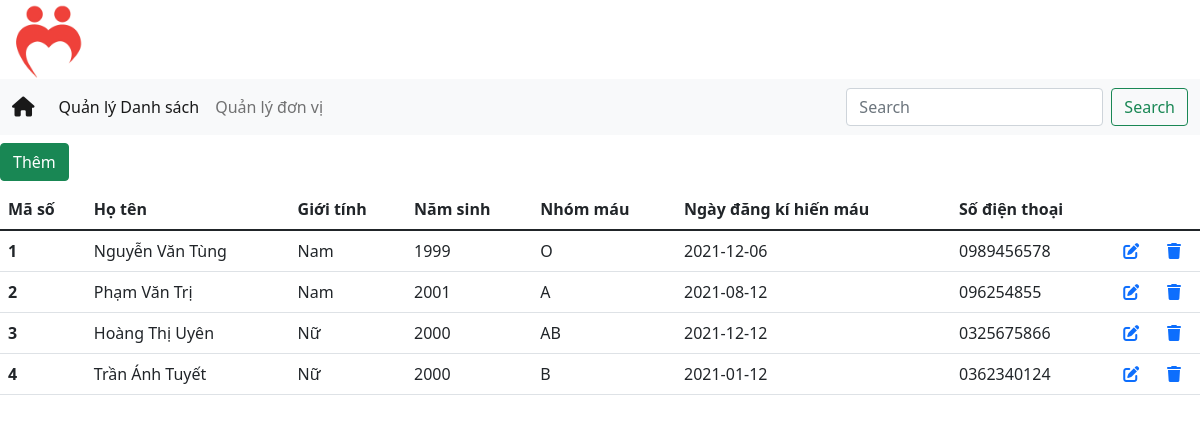
The page / on the database its author committed.
### tables this page shows
CREATE TABLE `blood_donor` (
  `bd_id` int(20) UNSIGNED DEFAULT NULL,
  `bd_name` varchar(30) NOT NULL,
  `bd_sex` varchar(10) NOT NULL,
  `bd_age` int(10) NOT NULL,
  `bd_bgroup` varchar(10) NOT NULL,
  `bd_reg_date` date NOT NULL,
  `bd_phno` varchar(20) NOT NULL
);

### index.php (the view, shortened to what this page needs)
<?php
include('header.php');
?>
<div class="row">
    <div class="col-md-12 ">
        <div class="mt-2 mb-2">
            <a href="add-member.php" class="btn btn-success">Thêm</a>
        </div>
        <table class="table">
            <thead>
                <tr>
                    <th scope="col">Mã số</th>
                    <th scope="col">Họ tên</th>
                    <th scope="col">Giới tính</th>
                    <th scope="col">Năm sinh</th>
                    <th scope="col">Nhóm máu</th>
                    <th scope="col">Ngày đăng kí hiến máu</th>
                    <th scope="col">Số điện thoại</th>
                </tr>
            </thead>
            <tbody>
                <?php
                $sql = "SELECT bd_id, bd_name, bd_sex, bd_age, bd_bgroup, bd_reg_date, bd_phno FROM blood_donor order by bd_id";
                $result = mysqli_query($conn, $sql);
                if (mysqli_num_rows($result) > 0) {
                    $i = 1;
                    while ($row = mysqli_fetch_assoc($result)) {
                ?>
                        <tr>
                            <th scope="row"><?php echo $i; ?> </th>
                            <td><?php echo $row['bd_name']; ?> </td>
                            <td><?php echo $row['bd_sex']; ?> </td>
                            <td><?php echo $row['bd_age']; ?> </td>
                            <td><?php echo $row['bd_bgroup']; ?> </td>
                            <td><?php echo $row['bd_reg_date']; ?> </td>
                            <td><?php echo $row['bd_phno']; ?> </td>
                            <td><a href="update.php?bd_id=<?php echo $row['bd_id']; ?>"><i class="fas fa-edit"></i></a></td>
                            <td><a href="delete.php?bd_id=<?php echo $row['bd_id']; ?>"><i class="fas fa-trash"></i></a></td>
                        </tr>
                <?php
                        $i++;
                    }
                }
                ?>
            </tbody>
        </table>
    </div>
</div>
</body>
</html>

### header.php (shortened to what this page needs)
<!doctype html>
<html lang="en">
  <head>
    <link href="https://cdn.jsdelivr.net/npm/bootstrap@5.1.1/dist/css/bootstrap.min.css" rel="stylesheet">
    <link rel="stylesheet" href="https://cdnjs.cloudflare.com/ajax/libs/font-awesome/6.0.0-beta2/css/all.min.css">
  </head>
  <body>
  <div class="container_fliud">
        <div class="row">
            <div class="col-md-10">
                <img src="./images/logo.png" class="img-fluid" width=10% alt="" />
            </div>
        </div>
        <div class="row-nav-menu">
            <nav class="navbar navbar-expand-lg navbar-light bg-light">
                <div class="container-fluid">
                    <a class="navbar-brand" href="index.php">
                    <i class="fa-solid fa-house"></i>
                    </a>
                    <div class="collapse navbar-collapse" id="navbarSupportedContent">
                    <ul class="navbar-nav me-auto mb-2 mb-lg-0">
                        <li class="nav-item">
                        <a class="nav-link active" aria-current="page" href="#">Quản lý Danh sách</a>
                        </li>
                        <li class="nav-item">
                        <a class="nav-link" href="#">Quản lý đơn vị</a>
                        </li>
                    </ul>
                    <form class="d-flex">
                        <input class="form-control me-2" type="search" placeholder="Search" aria-label="Search">
                        <button class="btn btn-outline-success" type="submit">Search</button>
                    </form>
                    </div>
                </div>
            </nav>

### rows shown on the page
blood_donor: bd_name "Nguyễn Văn Tùng", bd_sex "Nam", bd_age "1999", bd_bgroup "O", bd_reg_date "2021-12-06", bd_phno "0989456578"
blood_donor: bd_name "Phạm Văn Trị", bd_sex "Nam", bd_age "2001", bd_bgroup "A", bd_reg_date "2021-08-12", bd_phno "096254855"
blood_donor: bd_name "Hoàng Thị Uyên", bd_sex "Nữ", bd_age "2000", bd_bgroup "AB", bd_reg_date "2021-12-12", bd_phno "0325675866"
blood_donor: bd_name "Trần Ánh Tuyết", bd_sex "Nữ", bd_age "2000", bd_bgroup "B", bd_reg_date "2021-01-12", bd_phno "0362340124"
